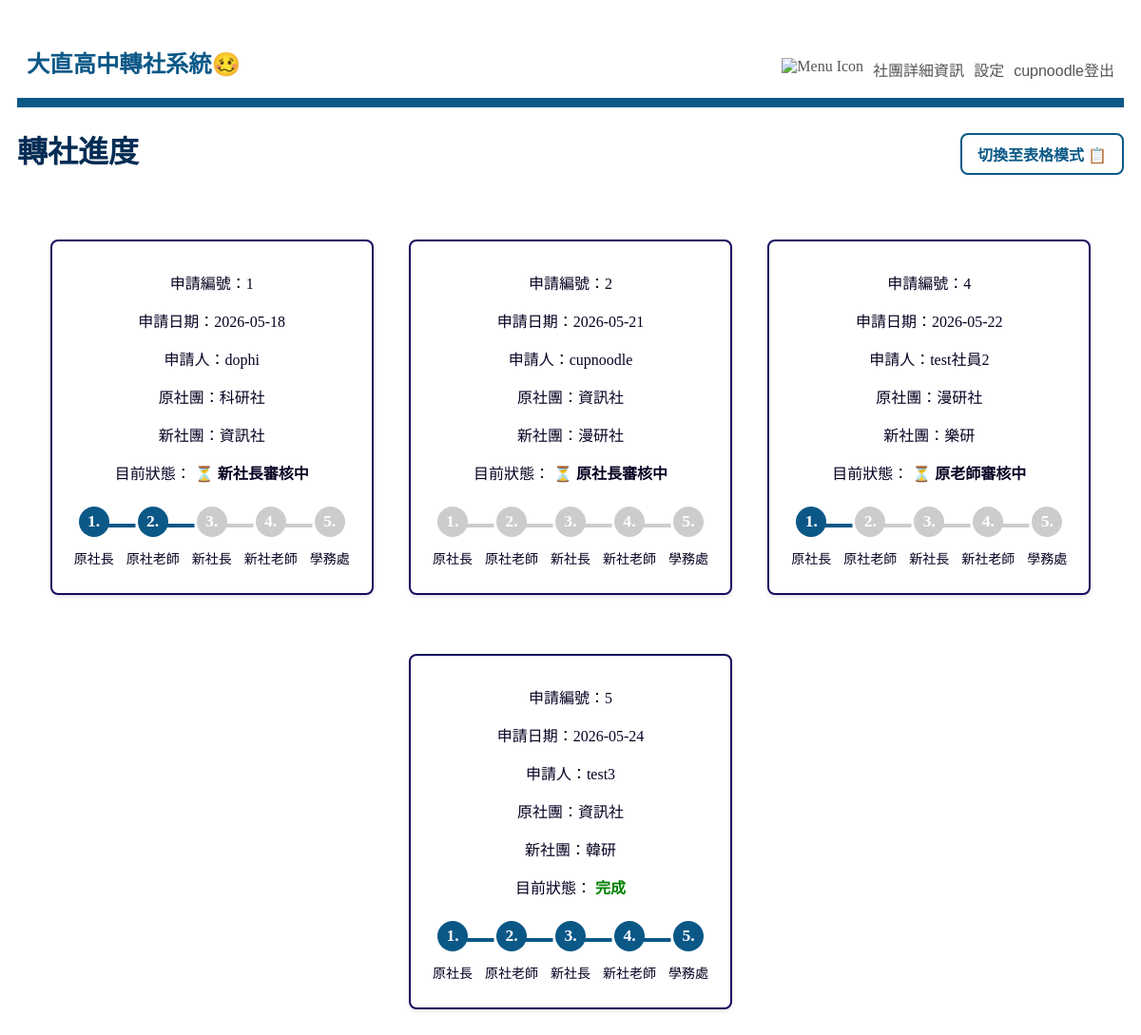
Page /transfer/progress/ (signed in) on the committed database.
### transfer/models.py (models this page shows, shortened)
class TransferRequest(models.Model):
    STATUS_CHOICES = [
        (0, '原社長審核中'),
        (1, '原老師審核中'),
        (2, '新社長審核中'),
        (3, '新老師審核中'),
        (4, '學務處審核中'),
        (5, '完成'),
        (6, '已退回 (原社長拒絕)'),
        (7, '已退回 (原老師拒絕)'),
        (8, '已退回 (新社長拒絕)'),
        (9, '已退回 (新老師拒絕)'),
    ]
    student = models.ForeignKey(User, on_delete=models.CASCADE, related_name='transfer_requests', verbose_name="申請人")
    old_club = models.ForeignKey(Club, on_delete=models.CASCADE, related_name='outgoing_requests', verbose_name="原社團")
    new_club = models.ForeignKey(Club, on_delete=models.CASCADE, related_name='incoming_requests', verbose_name="新社團")
    status = models.IntegerField(choices=STATUS_CHOICES, default=0, verbose_name="進度狀態")
    created_at = models.DateTimeField(auto_now_add=True, verbose_name="申請時間")

class Club(models.Model):
    name = models.CharField(max_length=100, unique=True, verbose_name="社團名稱")
    max_participants = models.IntegerField(verbose_name="人數上限")
    founder = models.ForeignKey(User, on_delete=models.SET_NULL, null = True,related_name='founded_clubs', verbose_name="社長")
    teacher = models.ForeignKey(User, on_delete=models.SET_NULL, null = True, related_name='taught_clubs', verbose_name="指導老師")
    description = models.TextField(max_length=200, unique=True, verbose_name="社團介紹", blank=True, null=True)

### transfer/views.py (the view, shortened to what this page needs)
# urls.py: path('progress/', views.progress, name='progress'),
@login_required
def progress(request):
    user = request.user
    if user.is_staff or user.is_superuser:#判斷如果是「學務處 / 最高管理員」，可以直接看到所有的申請單
        requests = TransferRequest.objects.all()
    return render(request, 'transfer/progress.html', {'requests': requests})

### transfer/templates/transfer/progress.html (shortened to what this page needs)
{% extends "base.html" %}
{% block main %}
    <div class="page-header">
        <h1>轉社進度</h1>
        <label for="view-toggle" class="toggle-btn">
            <span class="text-card">切換至表格模式 📋</span>
        </label>
    </div>
    <div class="content-wrapper">
        {% if requests %}
            <div class="view-card progress-list">
              {% for req in requests %}
                <section class="apply-card">
                  <p>申請編號：{{ req.id }}</p>
                  <p>申請日期：{{ req.created_at|date:"Y-m-d" }}</p>
                  <p>申請人：{{ req.student.username }}</p>
                  <p>原社團：{{ req.old_club.name }}</p>
                  <p>新社團：{{ req.new_club.name }}</p>
                  <p>目前狀態：
                    {% if req.status >= 6 %}
                      <strong style="color: red;">{{ req.get_status_display }}</strong>
                    {% elif req.status == 5 %}
                      <strong style="color: green;">{{ req.get_status_display }}</strong>
                    {% else %}
                      <strong>⏳ {{ req.get_status_display }}</strong>
                    {% endif %}
                  </p>
                  <div class="stepper">
                    <div class="step {% if req.status >= 1 and req.status <= 5 %}active{% elif req.status >= 6  and req.status <= 9 %}rejected{% endif %}">
                      <div class="circle">1.</div>
                      <div class="label">原社長</div>
                    </div>
                    <div class="step {% if req.status >= 2 and req.status <= 5 %}active{% elif req.status >= 7 and req.status <= 9 %}rejected{% endif %}">
                      <div class="circle">2.</div>
                      <div class="label">原社老師</div>
                    </div>
                    <div class="step {% if req.status >= 3 and req.status <= 5 %}active{% elif req.status >= 8 and req.status <= 9 %}rejected{% endif %}">
                      <div class="circle">3.</div>
                      <div class="label">新社長</div>
                    </div>
                    <div class="step {% if req.status >= 4 and req.status <= 5 %}active{% elif req.status == 9 %}rejected{% endif %}">
                      <div class="circle">4.</div>
                      <div class="label">新社老師</div>
                    </div>
                    <div class="step {% if req.status == 5 %}active{% endif %}">
                      <div class="circle">5.</div>
                      <div class="label">學務處</div>
                    </div>
                  </div>
                </section>
              {% endfor %}
            </div>
        {% else %}
            <p>目前沒有任何轉社申請。</p>
        {% endif %}
    </div>
{% endblock %}

### transfer/templates/base.html (shortened to what this page needs)
{% load static %}
<!DOCTYPE html>
<html lang="zn-hant">
<head>
    <link rel="stylesheet" href="{% static 'style.css' %}">
</head>
<body>
    <nav class="toolbar">
        <div class="toolbar-logo" href="{% url 'index' %}">
            <h3><strong>大直高中轉社系統🥴</strong></h3>
        </div>
        <div class="toolbar-menu">
            <a class="toolbar-item" href="{% url 'index' %}"><img src="https://cdn-icons-png.flaticon.com/512/1946/1946488.png" alt="Menu Icon" style="width:24px; height:24px;"></a>
            <a class="toolbar-item" href="{% url 'club_detail' %}">社團詳細資訊</a>
            {% if not user.is_authenticated %}
                <a class="toolbar-item" href="{% url 'login' %}">登入</a>
            {% else %}
                {% if user.is_superuser or user.is_staff %}
                    <a class="toolbar-item" href="{% url 'setting' %}">設定</a>
                {% endif %}
                <form class="toolbar-item" action="{% url 'logout' %}" method="post" style="display:inline;">
                    <button type="submit" class="toolbar-item" style="background:none;border:none;padding:0;">{{ user }}登出</button>
                </form>
            {% endif %}
        </div>
    </nav>
    {% block main %}{% endblock %}
</body>
</html>

### static/style.css (style rules this page uses)
body { font-family: "Microsoft JhengHei", serif; background-color: #ffffff; color: #070323; padding: 10px; text-align: center; }
h1 { color: #042c54; }
h3 { margin-top: 20px; margin-bottom: 10px; }
a { color: #000000; text-decoration: none; }
label { display: #042c54; margin-top: 9px; font-weight: bold; }
.toolbar { display: flex; justify-content: space-between; align-items: flex-end; background-color: #ffffff; padding: 10px 10px; border-bottom: 10px solid #0b5887; }
.toolbar-logo { font-size: 1.3rem; font-weight: bold; color: #0b5887; }
.toolbar-menu { display: flex; gap: 10px; }
.toolbar-item { color: #555555; font-weight: 500; font-size: 1rem; padding-bottom: 5px; border-bottom: 3px solid transparent; transition: all 0.2s ease-in-out; }
section.apply-card { background-color: #ffffff; border: 2px solid #150b60; border-radius: 8px; padding: 15px; width: 300px; box-shadow: 0 2px 4px rgba(0,0,0,0.1); }
.apply-card { background: #ffffff; border: 2px solid #150b60; border-radius: 8px; padding: 15px; width: 100%; max-width: 500px; box-sizing: border-box; box-shadow: 0 4px 6px rgba(175, 186, 209, 0.539); margin: 30px auto; }
.progress-list .apply-card { margin-bottom: 0; flex: 320px; max-width: 340px; min-width: 260px; }
.progress-list { display: flex; flex-wrap: wrap; gap: 32px; justify-content: center; margin-bottom: 24px; padding: 0 32px; background-color: #ffffff; }
.label { display: block; margin-top: 8px; font-size: 14px; }
.stepper { display: flex; justify-content: flex-start; align-items: center; gap: 4px; margin: 24px 0 12px 0; position: relative; }
.step { display: flex; flex-direction: column; align-items: center; position: relative; min-width: 32px; }
.step:not(:last-child)::after { content: ''; position: absolute; top: 50%; left: 50%; width: 40px; height: 4px; background: #ccc; z-index: 0; transform: translateY(-50%); }
.step.active:not(:last-child)::after { background: #0b5887; }
.circle { width: 48px; height: 32px; border-radius: 50%; background: #b88a8a; color: #ea5252; display: flex; align-items: center; justify-content: center; font-weight: bold; font-size: 1.1rem; z-index: 1; margin-bottom: 4px; transition: background 0.2s; }
.step.active .circle { background: #0b5887; }
.stepper { display: flex; justify-content: space-between; align-items: center; margin: 24px 0 12px 0; }
.step { display: flex; flex-direction: column; align-items: center; position: relative; flex: 2; }
.step:not(:last-child)::after { content: ''; position: absolute; top: 18px; left: 50%; width: 50%; height: 4px; background: #ccc; transform: translateX(50%); }
.circle { width: 32px; height: 32px; border-radius: 50%; background: #ccc; color: #fff; display: flex; align-items: center; justify-content: center; font-weight: bold; font-size: 1.1rem; z-index: 1; margin-bottom: 4px; transition: background 0.2s; }
.page-header { display: flex; justify-content: space-between; align-items: center; margin-bottom: 20px; }
.toggle-btn { padding: 8px 16px; cursor: pointer; border-radius: 8px; border: 2px solid #0b5887; background-color: #fff; color: #0b5887; font-weight: bold; transition: all 0.2s; }
.view-card { display: flex; }
.toggle-btn .text-card { display: inline; }

### rows in the picture
TransferRequest: id "1", created_at "2026-05-18", student.username "dophi", old_club.name "科研社", new_club.name "資訊社", status "新社長審核中"
TransferRequest: id "2", created_at "2026-05-21", student.username "cupnoodle", old_club.name "資訊社", new_club.name "漫研社", status "原社長審核中"
TransferRequest: id "4", created_at "2026-05-22", student.username "test社員2", old_club.name "漫研社", new_club.name "樂研", status "原老師審核中"
TransferRequest: id "5", created_at "2026-05-24", student.username "test3", old_club.name "資訊社", new_club.name "韓研", status "完成"

### other values in the picture
{{ user }} "cupnoodle"
